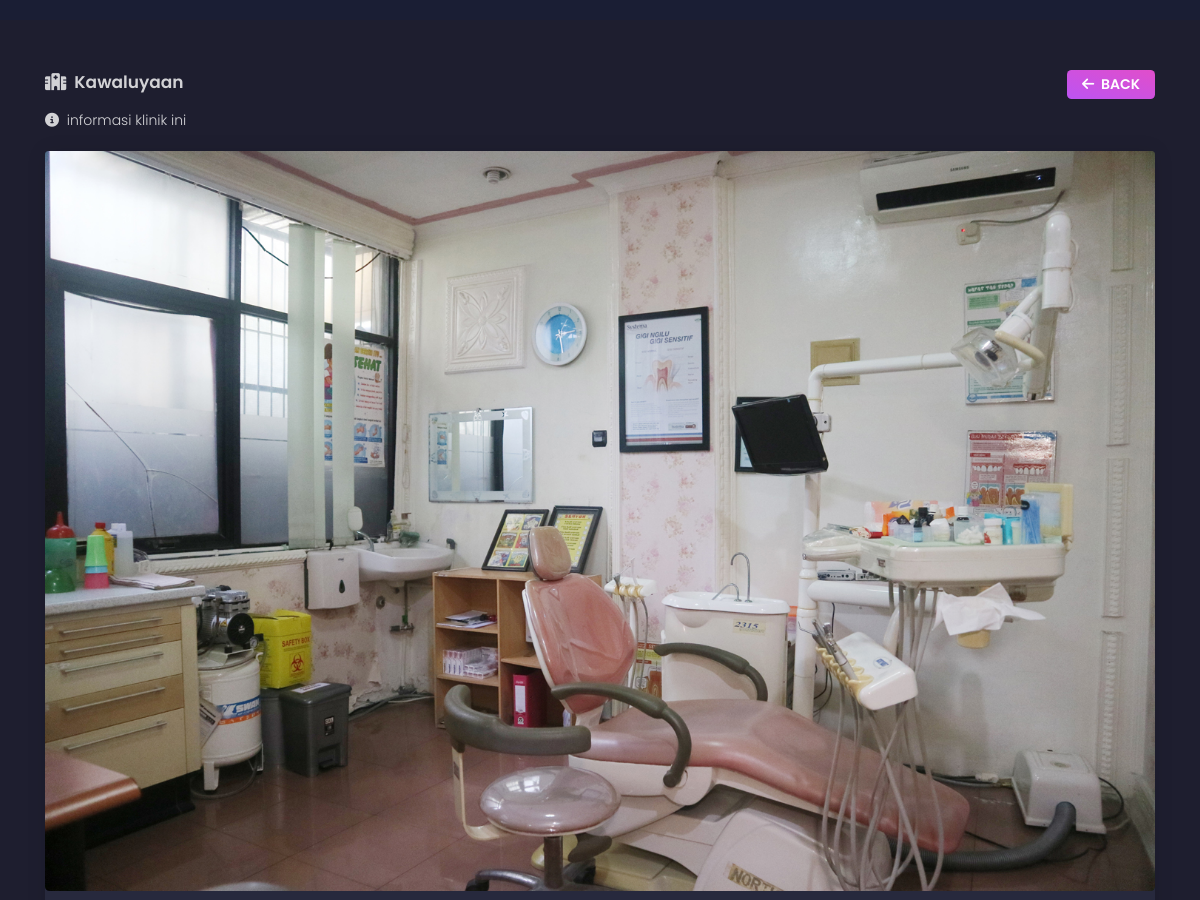
/C_index/detail_klinik/2 (upper part), run on an earlier commit of the app's database.
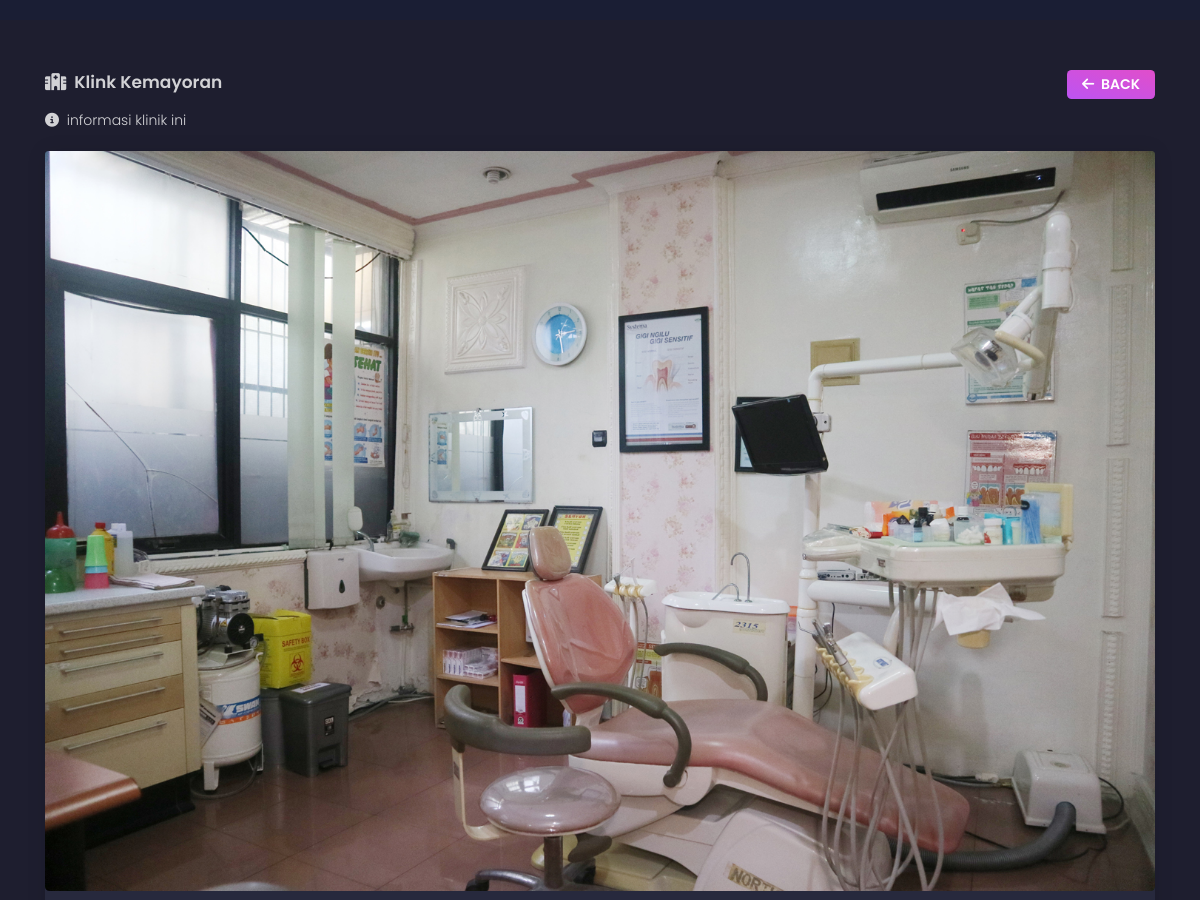
And on a later commit of the database.
### tables this page shows
CREATE TABLE `t_klinik` (
  `id_klinik` int(11) NOT NULL,
  `nama_klinik` varchar(500) NOT NULL,
  `alamat_klinik` varchar(2000) NOT NULL,
  `telp_klinik` varchar(2000) NOT NULL,
  `keterangan` varchar(2000) NOT NULL,
  `tentang` varchar(5000) NOT NULL,
  `status` int(11) NOT NULL DEFAULT 0
);

### application/libraries/Template.php (called while the page is built)
<?php if ( ! defined('BASEPATH')) exit('No direct script access allowed');
class Template {
	var $template_data = array();
	function set($name, $value)
	{
		$this->template_data[$name] = $value;
	}
	function load($template = '', $view = '', $view_data = array(), $return = FALSE)
	{
		$this->CI =& get_instance();
		$this->set('contents', $this->CI->load->view($view, $view_data, TRUE));
		return $this->CI->load->view($template, $this->template_data, $return);
	}
}

### application/controllers/C_index.php (called while the page is built, shortened)
<?php
class C_index extends CI_Controller {
    public function detail_klinik($id_klinik)
	{
        $data['rs_klinik'] = $this->M_klinik->getAllKlinikById($id_klinik);
		$this->template->load('static','detail_klinik',$data);
	}
}

### index.php (called while the page is built, shortened)
<?php
require_once BASEPATH.'core/CodeIgniter.php';

### application/models/M_klinik.php (called while the page is built, shortened)
<?php
class M_klinik extends CI_Model {
	public function getAllKlinikById($id_klinik)
	{
		$data = array('id_klinik'=>$id_klinik);
		$this->db->where($data);
		return $this->db->get('t_klinik')->result();
	}
}

### application/views/detail_klinik.php (the view, shortened to what this page needs)
<div class="container">
    <h6 class="title float-right btn-sm btn-primary" onclick="window.history.back();"><i class="fas fa-arrow-left"></i>&nbsp Back</h6>
    <?php
    foreach($rs_klinik as $klinik){
    ?>
    <h4 class="title"><i class="fas fa-hospital-alt"></i>&nbsp <?=$klinik->nama_klinik?></h4>
    <p class="card-title"><i class="fas fa-info-circle"></i>&nbsp informasi klinik ini</p>
    <div class="card">
        <img class="card-img-top" src="<?= base_url()?>/assets/img/img_klinik.jpg" alt="Card image cap">
        <div class="card-body">
        </div>
    </div>
    <?php } ?>
</div>

What changed in the data, as far as the page shows it:
changed t_klinik: nama_klinik "Kawaluyaan" → "Klink Kemayoran"
